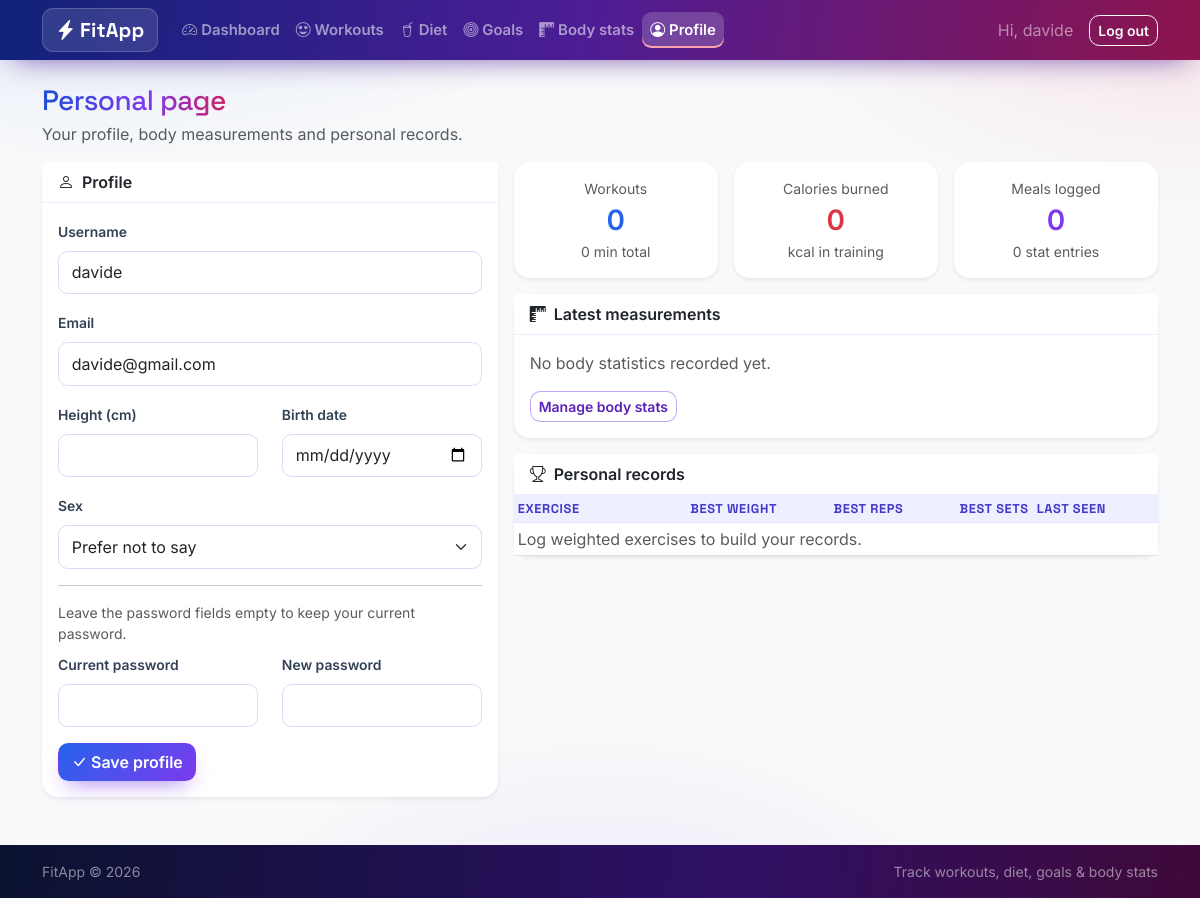
Page /profile/ (signed in) on the earlier database version.
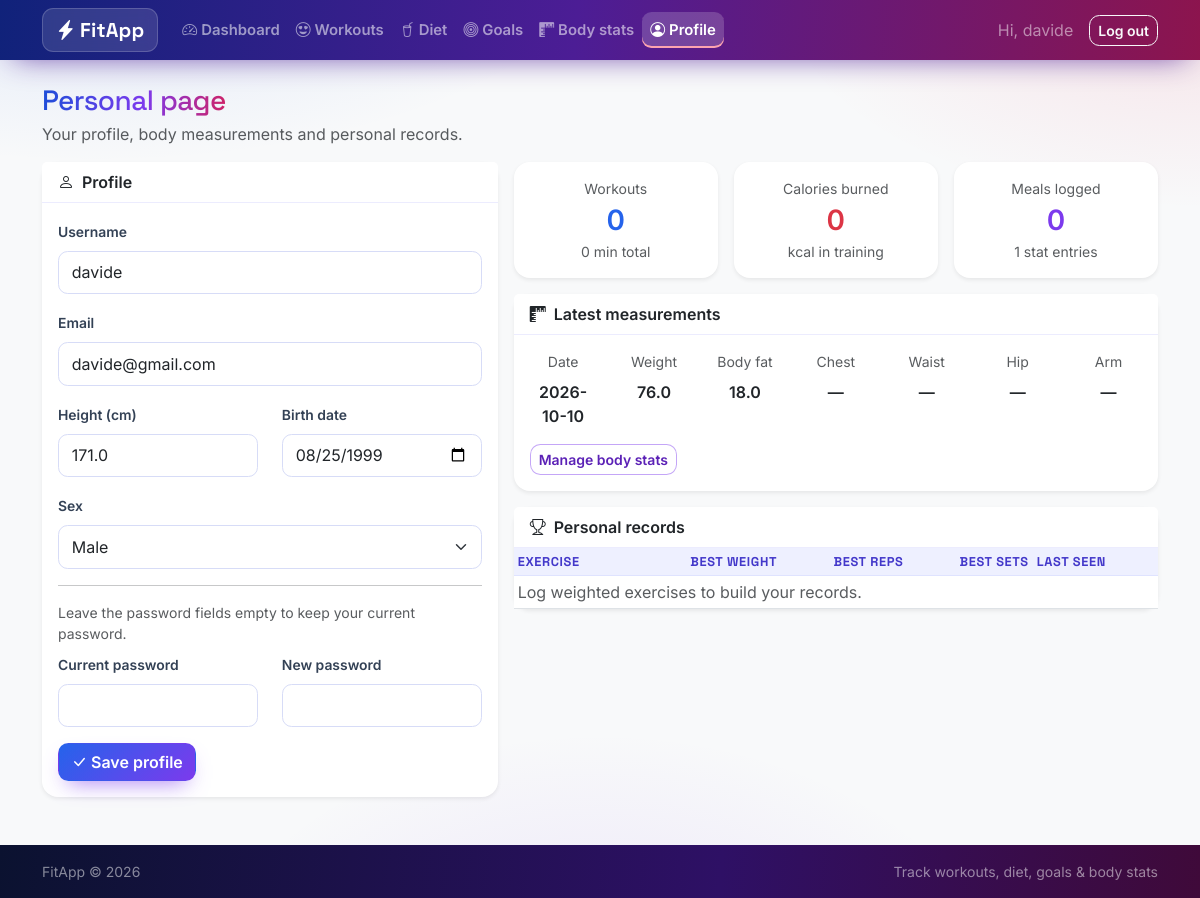
Same page on the later database version.
### tables this page shows
CREATE TABLE users (
    id            INTEGER PRIMARY KEY AUTOINCREMENT,
    username      TEXT UNIQUE NOT NULL,
    email         TEXT UNIQUE NOT NULL,
    password_hash TEXT NOT NULL,
    height_cm     REAL,
    birth_date    TEXT,
    sex           TEXT,
    created_at    TEXT NOT NULL DEFAULT (datetime('now'))
);

CREATE TABLE body_stats (
    id           INTEGER PRIMARY KEY AUTOINCREMENT,
    user_id      INTEGER NOT NULL REFERENCES users (id) ON DELETE CASCADE,
    stat_date    TEXT NOT NULL,
    weight_kg    REAL,
    body_fat_pct REAL,
    chest_cm     REAL,
    waist_cm     REAL,
    hip_cm       REAL,
    arm_cm       REAL,
    notes        TEXT
);

### fitapp/routes/profile.py (the view, shortened to what this page needs)
@bp.route("/", methods=("GET", "POST"))
@login_required
def index():
    db = get_db()
    return render_template(
        "profile.html",
        editing_profile=False,
        **_context(),
    )

### fitapp/__init__.py (called while the page is built)
def create_app(config_overrides=None):
    app = Flask(__name__, instance_relative_config=True)
    Path(app.instance_path).mkdir(parents=True, exist_ok=True)
    app.config.from_mapping(
        SECRET_KEY=os.environ.get("FITAPP_SECRET_KEY", "dev-secret-change-me"),
        DATABASE=os.path.join(app.instance_path, "fitapp.db"),
    )
    if config_overrides:
        app.config.update(config_overrides)
    db.init_app(app)
    app.register_blueprint(auth_bp)
    app.register_blueprint(dashboard_bp)
    app.register_blueprint(profile_bp)
    app.register_blueprint(workouts_bp)
    app.register_blueprint(diets_bp)
    app.register_blueprint(goals_bp)
    app.register_blueprint(stats_bp)
    with app.app_context():
        db.init_db()
    @app.context_processor
    def inject_year():
        return {"now_year": dt.date.today().year}
    return app

### fitapp/auth.py (called while the page is built)
def load_current_user():
    user_id = session.get("user_id")
    if user_id is None:
        g.user = None
    else:
        g.user = get_db().execute(
            "SELECT * FROM users WHERE id = ?", (user_id,)
        ).fetchone()
    return g.user

def login_required(view):
    @wraps(view)
    def wrapped(*args, **kwargs):
        if load_current_user() is None:
            flash("Please log in to access this page.", "warning")
            return redirect(url_for("auth.login", next=request.path))
        return view(*args, **kwargs)
    return wrapped

@bp.before_app_request
def _load_user():
    load_current_user()

### fitapp/db.py (called while the page is built)
def get_db():
    if "db" not in g:
        g.db = sqlite3.connect(
            current_app.config["DATABASE"],
            detect_types=sqlite3.PARSE_DECLTYPES,
        )
        g.db.row_factory = sqlite3.Row
        g.db.execute("PRAGMA foreign_keys = ON")
    return g.db

### fitapp/templates/profile.html (shortened to what this page needs)
{% extends "base.html" %}
{% block content %}
<h1 class="h3 mb-1">Personal page</h1>
<p class="text-muted">Your profile, body measurements and personal records.</p>
<div class="row g-3 mb-4">
  <div class="col-lg-5">
    <div class="card shadow-sm border-0">
      <div class="card-header bg-white fw-semibold"><i class="bi bi-person me-2"></i>Profile</div>
      <div class="card-body">
        <form method="post" novalidate>
          <div class="mb-3">
            <label class="form-label" for="username">Username</label>
            <input class="form-control" id="username" name="username" type="text"
                   value="{{ g.user['username'] }}" minlength="3" required>
          </div>
          <div class="mb-3">
            <label class="form-label" for="email">Email</label>
            <input class="form-control" id="email" name="email" type="email"
                   value="{{ g.user['email'] }}" required>
          </div>
          <div class="row">
            <div class="col-md-6 mb-3">
              <label class="form-label" for="height_cm">Height (cm)</label>
              <input class="form-control" id="height_cm" name="height_cm" type="number"
                     step="0.1" min="50" max="260"
                     value="{{ g.user['height_cm'] if g.user['height_cm'] is not none else '' }}">
            </div>
            <div class="col-md-6 mb-3">
              <label class="form-label" for="birth_date">Birth date</label>
              <input class="form-control" id="birth_date" name="birth_date" type="date"
                     value="{{ g.user['birth_date'] or '' }}">
            </div>
          </div>
          <div class="mb-3">
            <label class="form-label" for="sex">Sex</label>
            <select class="form-select" id="sex" name="sex">
              {% for option in sexes %}
              <option value="{{ option }}" {% if (g.user['sex'] or '') == option %}selected{% endif %}>
                {{ option.capitalize() if option else 'Prefer not to say' }}
              </option>
              {% endfor %}
            </select>
          </div>
          <hr>
          <p class="small text-muted mb-2">Leave the password fields empty to keep your current password.</p>
          <div class="row">
            <div class="col-md-6 mb-3">
              <label class="form-label" for="current_password">Current password</label>
              <input class="form-control" id="current_password" name="current_password" type="password" autocomplete="current-password">
            </div>
            <div class="col-md-6 mb-3">
              <label class="form-label" for="new_password">New password</label>
              <input class="form-control" id="new_password" name="new_password" type="password" autocomplete="new-password">
            </div>
          </div>
          <button class="btn btn-success" type="submit"><i class="bi bi-check-lg me-1"></i>Save profile</button>
        </form>
      </div>
    </div>
  </div>
  <div class="col-lg-7">
    <div class="row g-3 mb-3">
      <div class="col-6 col-md-4">
        <div class="card shadow-sm border-0 text-center h-100">
          <div class="card-body">
            <div class="text-muted small">Workouts</div>
            <div class="fs-3 fw-semibold text-blue">{{ totals['workouts'] }}</div>
            <div class="small text-muted">{{ totals['minutes'] }} min total</div>
          </div>
        </div>
      </div>
      <div class="col-6 col-md-4">
        <div class="card shadow-sm border-0 text-center h-100">
          <div class="card-body">
            <div class="text-muted small">Calories burned</div>
            <div class="fs-3 fw-semibold text-danger">{{ totals['burned']|int }}</div>
            <div class="small text-muted">kcal in training</div>
          </div>
        </div>
      </div>
      <div class="col-6 col-md-4">
        <div class="card shadow-sm border-0 text-center h-100">
          <div class="card-body">
            <div class="text-muted small">Meals logged</div>
            <div class="fs-3 fw-semibold text-violet">{{ totals['meals'] }}</div>
            <div class="small text-muted">{{ totals['stat_entries'] }} stat entries</div>
          </div>
        </div>
      </div>
    </div>
    <div class="card shadow-sm border-0 mb-3">
      <div class="card-header bg-white fw-semibold"><i class="bi bi-rulers me-2"></i>Latest measurements</div>
      <div class="card-body">
        {% if stats %}
        <div class="row text-center small text-muted mb-2">
          <div class="col">Date</div>
          <div class="col">Weight</div>
          <div class="col">Body fat</div>
          <div class="col">Chest</div>
          <div class="col">Waist</div>
          <div class="col">Hip</div>
          <div class="col">Arm</div>
        </div>
        <div class="row text-center fw-semibold">
          <div class="col">{{ stats['stat_date'] }}</div>
          <div class="col">{{ stats['weight_kg'] if stats['weight_kg'] is not none else '—' }}</div>
          <div class="col">{{ stats['body_fat_pct'] if stats['body_fat_pct'] is not none else '—' }}</div>
          <div class="col">{{ stats['chest_cm'] if stats['chest_cm'] is not none else '—' }}</div>
          <div class="col">{{ stats['waist_cm'] if stats['waist_cm'] is not none else '—' }}</div>
          <div class="col">{{ stats['hip_cm'] if stats['hip_cm'] is not none else '—' }}</div>
          <div class="col">{{ stats['arm_cm'] if stats['arm_cm'] is not none else '—' }}</div>
        </div>
        {% else %}
        <p class="text-muted mb-2">No body statistics recorded yet.</p>
        {% endif %}
        <div class="mt-3">
          <a class="btn btn-sm btn-outline-success" href="{{ url_for('stats.index') }}">Manage body stats</a>
        </div>
      </div>
    </div>
    <div class="card shadow-sm border-0">
      <div class="card-header bg-white fw-semibold"><i class="bi bi-trophy me-2"></i>Personal records</div>
      <div class="table-responsive">
        <table class="table table-sm align-middle mb-0">
          <thead class="table-light">
            <tr>
              <th>Exercise</th>
              <th class="text-end">Best weight</th>
              <th class="text-end">Best reps</th>
              <th class="text-end">Best sets</th>
              <th>Last seen</th>
            </tr>
          </thead>
          <tbody>
            {% for record in records %}
            <tr>
              <td>{{ record['name'] }}</td>
              <td class="text-end">{{ record['best_weight'] ~ ' kg' if record['best_weight'] is not none else '—' }}</td>
              <td class="text-end">{{ record['best_reps'] if record['best_reps'] is not none else '—' }}</td>
              <td class="text-end">{{ record['best_sets'] if record['best_sets'] is not none else '—' }}</td>
              <td class="text-muted">{{ record['last_date'] }}</td>
            </tr>
            {% else %}
            <tr><td colspan="5" class="text-muted">Log weighted exercises to build your records.</td></tr>
            {% endfor %}
          </tbody>
        </table>
      </div>
    </div>
  </div>
</div>
{% endblock %}

### fitapp/templates/base.html (shortened to what this page needs)
<!doctype html>
<html lang="en" data-bs-theme="light">
<head>
  <link href="https://cdn.jsdelivr.net/npm/bootstrap@5.3.3/dist/css/bootstrap.min.css" rel="stylesheet">
  <link href="https://cdn.jsdelivr.net/npm/bootstrap-icons@1.11.3/font/bootstrap-icons.min.css" rel="stylesheet">
  <link href="{{ url_for('static', filename='css/style.css') }}" rel="stylesheet">
</head>
<body class="d-flex flex-column min-vh-100 bg-light">
<nav class="navbar navbar-expand-lg navbar-dark navbar-fitapp sticky-top">
  <div class="container">
    <a class="navbar-brand fw-bold" href="{{ url_for('dashboard.index') }}">
      <i class="bi bi-lightning-charge-fill me-1"></i>FitApp
    </a>
    <div class="collapse navbar-collapse" id="mainNav">
      {% if g.user %}
      <ul class="navbar-nav me-auto">
        <li class="nav-item"><a class="nav-link {% if request.endpoint == 'dashboard.index' %}active{% endif %}"
           href="{{ url_for('dashboard.index') }}"><i class="bi bi-speedometer2 me-1"></i>Dashboard</a></li>
        <li class="nav-item"><a class="nav-link {% if request.endpoint and request.endpoint.startswith('workouts.') %}active{% endif %}"
           href="{{ url_for('workouts.index') }}"><i class="bi bi-emoji-heart-eyes me-1"></i>Workouts</a></li>
        <li class="nav-item"><a class="nav-link {% if request.endpoint and request.endpoint.startswith('diets.') %}active{% endif %}"
           href="{{ url_for('diets.index') }}"><i class="bi bi-cup-straw me-1"></i>Diet</a></li>
        <li class="nav-item"><a class="nav-link {% if request.endpoint and request.endpoint.startswith('goals.') %}active{% endif %}"
           href="{{ url_for('goals.index') }}"><i class="bi bi-bullseye me-1"></i>Goals</a></li>
        <li class="nav-item"><a class="nav-link {% if request.endpoint and request.endpoint.startswith('stats.') %}active{% endif %}"
           href="{{ url_for('stats.index') }}"><i class="bi bi-rulers me-1"></i>Body stats</a></li>
        <li class="nav-item"><a class="nav-link {% if request.endpoint and request.endpoint.startswith('profile.') %}active{% endif %}"
           href="{{ url_for('profile.index') }}"><i class="bi bi-person-circle me-1"></i>Profile</a></li>
      </ul>
      <div class="d-flex align-items-center">
        <span class="navbar-text me-3 text-white-50">Hi, {{ g.user['username'] }}</span>
        <form action="{{ url_for('auth.logout') }}" method="post" class="m-0">
          <button class="btn btn-outline-light btn-sm" type="submit">Log out</button>
        </form>
      </div>
      {% endif %}
    </div>
  </div>
</nav>
<main class="container py-4 flex-grow-1">
  {% block content %}{% endblock %}
</main>
<footer class="bg-dark text-white-50 py-3 mt-auto">
  <div class="container small d-flex justify-content-between">
    <span>FitApp &copy; {{ now_year if now_year else '2026' }}</span>
    <span>Track workouts, diet, goals &amp; body stats</span>
  </div>
</footer>
</body>
</html>

### fitapp/static/css/style.css (style rules this page uses)
:root { --fa-blue: #2563eb; --fa-blue-deep: #1d4ed8; --fa-violet: #7c3aed; --fa-violet-deep: #5b21b6; --fa-red: #ef4444; --fa-rose: #e11d48; --fa-ink: #0b1230; --grad-main: linear-gradient(135deg, #2563eb 0%, #7c3aed 55%, #e11d48 120%); --grad-btn: linear-gradient(135deg, #2563eb 0%, #7c3aed 100%); --grad-btn-hover: linear-gradient(135deg, #1d4ed8 0%, #6d28d9 100%); --grad-fire: linear-gradient(135deg, #7c3aed 0%, #e11d48 100%); --font-display: "Space Grotesk", "Inter", system-ui, sans-serif; --font-body: "Inter", system-ui, -apple-system, "Segoe UI", sans-serif; }
* { -webkit-tap-highlight-color: transparent; }
body { font-family: var(--font-body); background-color: #f3f5ff; background-image: radial-gradient(900px 420px at 8% -10%, rgba(37, 99, 235, .14), transparent 60%), radial-gradient(760px 380px at 100% 0%, rgba(225, 29, 72, .10), transparent 55%), radial-gradient(700px 500px at 50% 115%, rgba(124, 58, 237, .12), transparent 60%); background-attachment: fixed; }
main h1, .h3, .h4 { font-family: var(--font-display); letter-spacing: -.02em; }
main > h1, h1.h3 { background: linear-gradient(95deg, #1d4ed8 0%, #7c3aed 55%, #e11d48 110%); -webkit-background-clip: text; background-clip: text; color: transparent; display: inline-block; }
.navbar-fitapp { background-image: linear-gradient(95deg, #10227a 0%, #4c1d95 48%, #9f1239 115%); box-shadow: 0 10px 30px -14px rgba(76, 29, 149, .85); }
.navbar-fitapp .navbar-brand { font-family: var(--font-display); font-weight: 700; letter-spacing: .01em; background: rgba(255, 255, 255, .12); border: 1px solid rgba(255, 255, 255, .18); padding: .38rem .8rem; border-radius: .7rem; backdrop-filter: blur(6px); }
.navbar-fitapp .nav-link { font-weight: 600; font-size: .93rem; border-radius: .6rem; padding: .45rem .8rem; transition: background-color .2s ease, transform .2s ease; }
.navbar-fitapp .nav-link.active { background-color: rgba(255, 255, 255, .18); box-shadow: inset 0 -2px 0 #fda4af; }
.btn { font-weight: 600; border-radius: .65rem; transition: transform .15s ease, box-shadow .2s ease, filter .2s ease; }
.btn-success, .btn-success:hover, .btn-success:focus, .btn-success:active { color: #fff; border-color: transparent; background-color: transparent; background-image: var(--grad-btn); box-shadow: 0 10px 22px -10px rgba(124, 58, 237, .75); }
.btn-outline-success, .btn-outline-success:hover, .btn-outline-success:focus { color: var(--fa-violet-deep); border-color: rgba(124, 58, 237, .45); background-color: #fff; }
.card { border-radius: 1rem; border: 1px solid rgba(99, 102, 241, .14); box-shadow: 0 18px 40px -30px rgba(15, 23, 60, .55); transition: transform .2s ease, box-shadow .25s ease; }
.card-header { background: #fff; border-bottom: 1px solid rgba(99, 102, 241, .12); font-weight: 700; }
.table > :not(caption) > * > *.table-light, .table-light { --bs-table-bg: #eef0ff; --bs-table-color: #4338ca; --bs-table-border-color: #dfe3ff; }
.table thead th { font-family: var(--font-display); font-size: .8rem; text-transform: uppercase; letter-spacing: .05em; }
.table > tbody > tr > td { vertical-align: middle; }
.form-control, .form-select { border-color: #d7dcf7; border-radius: .6rem; padding: .55rem .8rem; }
.form-label { font-weight: 600; font-size: .87rem; color: #334155; }
footer { background: linear-gradient(95deg, #0b1230 0%, #2e1065 60%, #4c0519 130%) !important; color: rgba(255, 255, 255, .55) !important; }
.text-violet { color: #7c3aed !important; }
.text-blue { color: #2563eb !important; }

Differences in the rows shown:
changed users "davide": height_cm (not shown) → "171.0"; birth_date (not shown) → "08/25/1999"; sex (not shown) → "Male"
added body_stats: stat_date "2026-10-10", weight_kg "76.0", body_fat_pct "18.0"
Other differences:
{{ totals['stat_entries'] }}: "0" → "1"
{{ stats['chest_cm'] if stats['chest_cm'] is not none else '—' }}: (not shown) → "—"
{{ stats['waist_cm'] if stats['waist_cm'] is not none else '—' }}: (not shown) → "—"
{{ stats['hip_cm'] if stats['hip_cm'] is not none else '—' }}: (not shown) → "—"
{{ stats['arm_cm'] if stats['arm_cm'] is not none else '—' }}: (not shown) → "—"
form field sex: "Prefer not to say" → (not shown)
text no longer shown: "No body statistics recorded yet."
text now shown: "Date Weight Body fat Chest Waist Hip Arm"
